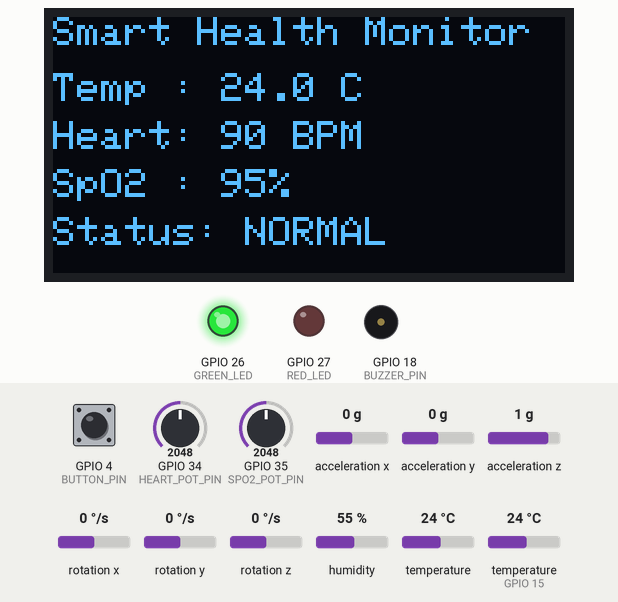
Simulated run of this sketch. Board: ESP32. Parts: 128×64 one-colour display, output pins drawn as LEDs (lit = HIGH), buzzer (waves = sounding). The test bench sets the inputs (shaded band); at power-on: temperature (sensor on GPIO 15) 24 °C, GPIO 35 (SPO2_POT_PIN) = 2048, GPIO 34 (HEART_POT_PIN) = 2048, GPIO 4 (BUTTON_PIN) HIGH, acceleration x 0 g, acceleration y 0 g, acceleration z 1 g, rotation x 0 °/s, rotation y 0 °/s, rotation z 0 °/s, humidity 55 %, temperature 24 °C. What the sketch prints to the serial monitor is not drawn.

Above: at 3.2 s.
3.3 s: temperature (sensor on GPIO 15) set to 37.2 °C
At 4.9 s:
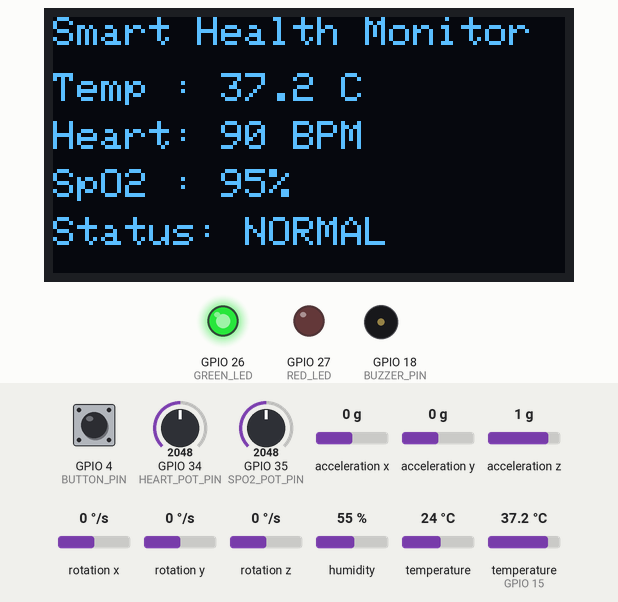
5.6 s: temperature (sensor on GPIO 15) set to 38.5 °C
At 6.7 s:
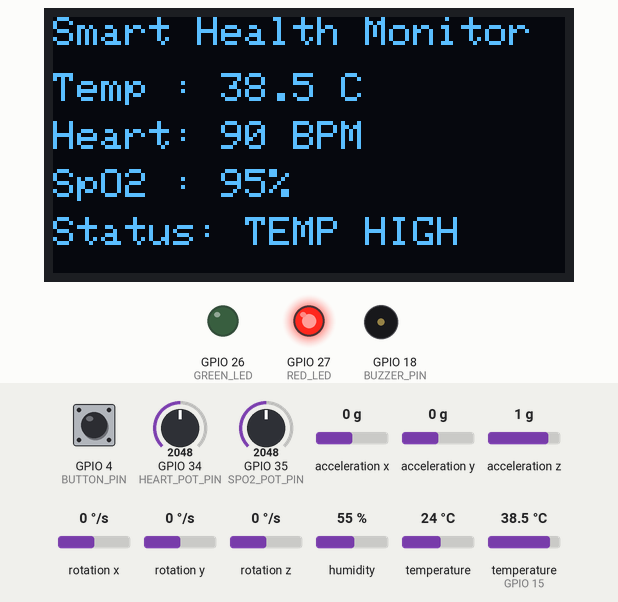
11.5 s: GPIO 35 (SPO2_POT_PIN) set to 2408
13.6 s: GPIO 35 (SPO2_POT_PIN) set to 2505
19.5 s: temperature (sensor on GPIO 15) set to 12 °C
At 20.7 s:
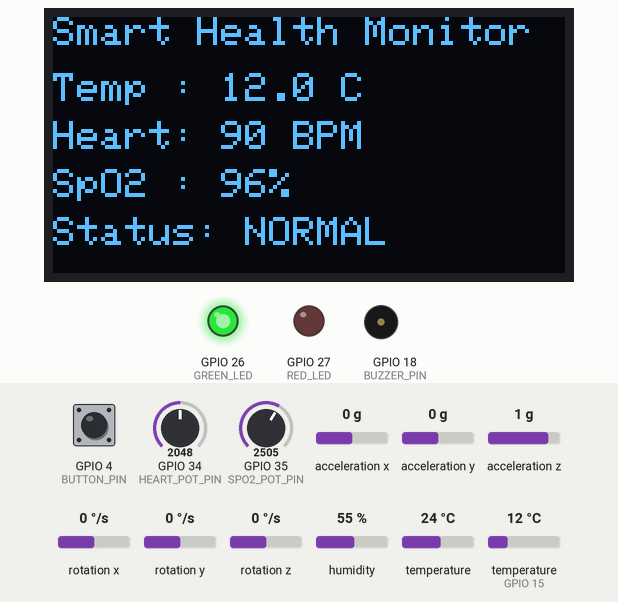
21.6 s: GPIO 34 (HEART_POT_PIN) set to 2679
23.6 s: GPIO 34 (HEART_POT_PIN) set to 2768
At 25.2 s:
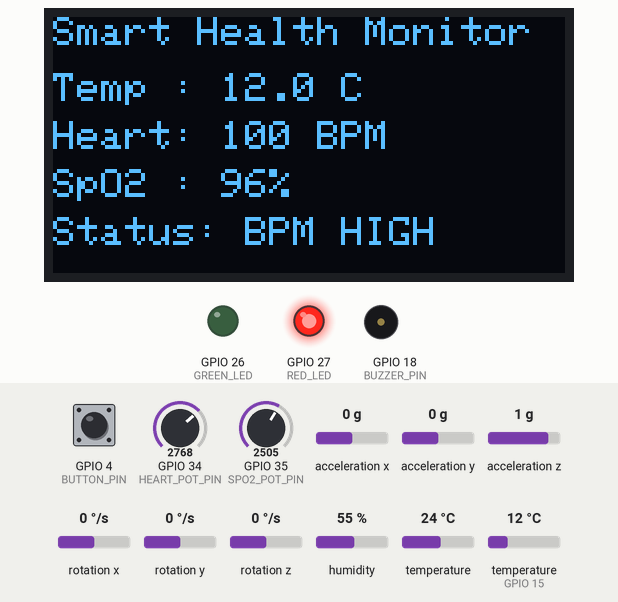
Timing chart, 0 to 30.5 s (numbered marks = the images above; inputs shaded):
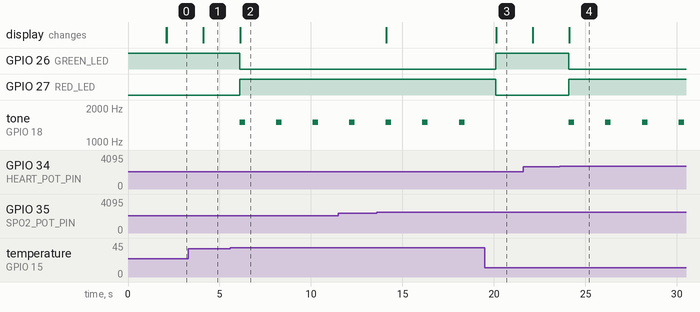

Measured:
- the behaviour switches between 37.9 and 38 °C on temperature (sensor on GPIO 15) (found by bisection; images 1 and 2)
- the behaviour switches between 2729 and 2730 on GPIO 34 (HEART_POT_PIN) (found by bisection; images 3 and 4)
- after the input at 3.3 s, the display: changes after 0.82 s (image 1)
- after the input at 5.6 s, GPIO 26 (GREEN_LED): HIGH → LOW after 0.50 s; GPIO 27 (RED_LED): LOW → HIGH after 0.50 s; tone on GPIO 18 (BUZZER_PIN): alternates 1500 Hz for 0.30 s and silent for 1.7 s, starting after 0.50 s; the display: changes after 0.52 s (image 2)
- after the input at 19.5 s, GPIO 26 (GREEN_LED): LOW → HIGH after 0.60 s; GPIO 27 (RED_LED): HIGH → LOW after 0.60 s; tone on GPIO 18 (BUZZER_PIN): stays silent (without the input it goes to 1500 Hz after 0.60 s); the display: changes after 0.62 s (image 3)
- after the input at 23.6 s, GPIO 26 (GREEN_LED): HIGH → LOW after 0.50 s; GPIO 27 (RED_LED): LOW → HIGH after 0.50 s; tone on GPIO 18 (BUZZER_PIN): alternates 1500 Hz for 0.30 s and silent for 1.7 s, starting after 0.50 s; the display: changes after 0.52 s (image 4)

The sketch:

Health_monitor.ino
```cpp
/*
Project: Smart Health Monitoring System
Question: Smart Health Monitoring System
Author: P Meet Kumar
Roll Number: IoT 009
Board: ESP32 Dev Module
Programming Language: Arduino (C++)
IDE: Arduino IDE 2.x

Description:
Monitors environmental temperature, simulated heart rate,
and fall detection using ESP32. Displays health information
on an OLED display and triggers visual and audible alerts
during emergency conditions.
*/

#include <Wire.h>
#include <Adafruit_GFX.h>
#include <Adafruit_SSD1306.h>
#include <DHTesp.h>
#include <Adafruit_MPU6050.h>
#include <Adafruit_Sensor.h>

// Create the OLED display object
Adafruit_SSD1306 display(128, 64, &Wire, -1);

// Create the DHT sensor object
DHTesp dht;

// Create the MPU6050 sensor object
Adafruit_MPU6050 mpu;

// Define the GPIO pin connected to the DHT sensor
const int DHT_PIN = 15;

// Define LED output pins
const int GREEN_LED = 26;
const int RED_LED = 27;

// Define the buzzer output pin
const int BUZZER_PIN = 18;

// Define the push button input pin
const int BUTTON_PIN = 4;

// Define the analog input pin for heart rate simulation
const int HEART_POT_PIN = 34;
const int SPO2_POT_PIN = 35;
// Store environmental readings
float temperature = 0.0;
float humidity = 0.0;

// Store the simulated heart rate
int heartRate = 0;
// Store the simulated SpO2 level
int SpO2 = 98;

// Indicates whether a fall has been detected
bool fallDetected = false;

// Indicates whether the alarm has been acknowledged
bool alarmMuted = false;

// Store the previous execution time for periodic updates
unsigned long previousMillis = 0;

// Update interval in milliseconds
const unsigned long sensorInterval = 2000;

// Health threshold values
const float MAX_TEMPERATURE = 38.0;
const int MAX_HEART_RATE = 100;

// Minimum acceptable SpO2 level
const int MIN_SPO2 = 95;

// Function declarations
void readSensors();
void detectFall();
void updateOLED();
void checkHealthStatus();
void resetAlarm();
void logSensorData();

void setup()
{
    Serial.begin(115200);

    // Initialize the DHT sensor
    dht.setup(DHT_PIN, DHTesp::DHT22);

    // Configure LED pins
    pinMode(GREEN_LED, OUTPUT);
    pinMode(RED_LED, OUTPUT);

    // Configure buzzer pin
    pinMode(BUZZER_PIN, OUTPUT);

    // Configure push button with internal pull-up resistor
    pinMode(BUTTON_PIN, INPUT_PULLUP);

    // Configure potentiometer input
    pinMode(HEART_POT_PIN, INPUT);
    pinMode(SPO2_POT_PIN, INPUT);

    // Set default output states
    digitalWrite(GREEN_LED, HIGH);
    digitalWrite(RED_LED, LOW);
    digitalWrite(BUZZER_PIN, LOW);

    // Initialize the OLED display
    if (!display.begin(SSD1306_SWITCHCAPVCC, 0x3C))
    {
        Serial.println("OLED initialization failed.");

        while (true);
    }

    display.clearDisplay();
    display.setTextColor(SSD1306_WHITE);
    display.setTextSize(2);
    display.setCursor(8, 18);
    display.println("Health");
    display.println("Monitor");
    display.display();

    delay(2000);

    display.clearDisplay();
    display.display();

    // Initialize the MPU6050 sensor
    if (!mpu.begin())
    {
        Serial.println("MPU6050 not detected.");

        while (true);
    }

    mpu.setAccelerometerRange(MPU6050_RANGE_8_G);
    mpu.setGyroRange(MPU6050_RANGE_500_DEG);
    mpu.setFilterBandwidth(MPU6050_BAND_21_HZ);

    Serial.println("Smart Health Monitoring System Started");
    Serial.println();
    Serial.println("Time(s),Temperature(C),HeartRate(BPM),SpO2(%),Fall,Status");
}
void loop()
{
    // Check if the alarm reset button is pressed
    if (digitalRead(BUTTON_PIN) == LOW)
    {
        resetAlarm();
    }

    // Execute sensor reading every 2 seconds
    unsigned long currentMillis = millis();

    if (currentMillis - previousMillis >= sensorInterval)
    {
        previousMillis = currentMillis;

        readSensors();

        detectFall();

        checkHealthStatus();

        updateOLED();

        logSensorData();
    }
}

// Read temperature, humidity, and simulated heart rate
void readSensors()
{
    TempAndHumidity data = dht.getTempAndHumidity();

    temperature = data.temperature;
    humidity = data.humidity;

   // Read heart rate potentiometer
    int heartPotValue = analogRead(HEART_POT_PIN);

   // Read SpO2 potentiometer
    int spo2PotValue = analogRead(SPO2_POT_PIN);

   // Simulate heart rate (60–120 BPM)
    heartRate = map(heartPotValue, 0, 4095, 60, 120);

   // Simulate SpO2 level (90–100%)
    SpO2 = map(spo2PotValue, 0, 4095, 90, 100);
}

// Detect a possible fall using accelerometer values
void detectFall()
{
    sensors_event_t accel;
    sensors_event_t gyro;
    sensors_event_t temp;

    mpu.getEvent(&accel, &gyro, &temp);

    float totalAcceleration =
        sqrt(
            accel.acceleration.x * accel.acceleration.x +
            accel.acceleration.y * accel.acceleration.y +
            accel.acceleration.z * accel.acceleration.z
        );

    // Detect sudden impact or abnormal movement
    if (totalAcceleration > 18.0)
    {
        fallDetected = true;
    }
}

// Reset alarm using the push button
void resetAlarm()
{
    alarmMuted = true;

    fallDetected = false;

    digitalWrite(RED_LED, LOW);

    digitalWrite(GREEN_LED, HIGH);

    digitalWrite(BUZZER_PIN, LOW);

    Serial.println();
    Serial.println("Emergency alarm acknowledged.");
}
// Evaluate health conditions and control LEDs and buzzer
void updateAlerts()
{
    bool emergency = false;
    bool warning = false;

    // Check for abnormal temperature
    if (temperature >= MAX_TEMPERATURE)
    {
        warning = true;
    }

    // Check for abnormal heart rate
    if (heartRate >= MAX_HEART_RATE)
    {
        warning = true;
    }

    // Check if a fall has been detected
    if (fallDetected)
    {
        emergency = true;
    }

    // Reset alarm acknowledgement once all conditions become normal
    if (!warning && !emergency)
    {
        alarmMuted = false;
    }

    // Emergency condition
    if (emergency)
    {
        digitalWrite(GREEN_LED, LOW);
        digitalWrite(RED_LED, HIGH);

        if (!alarmMuted)
        {
            tone(BUZZER_PIN, 1000);
        }

        return;
    }

    // Warning condition
    if (warning)
    {
        digitalWrite(GREEN_LED, LOW);
        digitalWrite(RED_LED, HIGH);

        if (!alarmMuted)
        {
            tone(BUZZER_PIN, 1500, 250);
        }

        return;
    }

    // Normal condition
    digitalWrite(GREEN_LED, HIGH);
    digitalWrite(RED_LED, LOW);

    noTone(BUZZER_PIN);
}

// Return the current health status
String getHealthStatus()
{
    if (fallDetected)
    {
        return "EMERGENCY";
    }

    if (temperature >= MAX_TEMPERATURE)
    {
        return "HIGH TEMP";
    }

    if (heartRate >= MAX_HEART_RATE)
    {
        return "HIGH BPM";
    }
    if (SpO2 < MIN_SPO2)
    {
    return "LOW SPO2";
    }

    return "NORMAL";
}
// Display health information on the OLED
void updateOLED()
{
    display.clearDisplay();

    display.setTextSize(1);
    display.setTextColor(SSD1306_WHITE);

    // Display project title
    display.setCursor(0, 0);
    display.println("Smart Health Monitor");

    // Display temperature
    display.setCursor(0, 14);
    display.print("Temp : ");
    display.print(temperature, 1);
    display.println(" C");

    // Display heart rate
    display.setCursor(0, 26);
    display.print("Heart: ");
    display.print(heartRate);
    display.println(" BPM");

    // Display SpO2
    display.setCursor(0, 38);
    display.print("SpO2 : ");
    display.print(SpO2);
    display.println("%");

    // Display health status
    display.setCursor(0, 50);
    display.print("Status: ");

    String status = getHealthStatus();

    if (status == "NORMAL")
    {
        display.print("NORMAL");
    }
    else if (status == "HIGH TEMP")
    {
        display.print("TEMP HIGH");
    }
    else if (status == "HIGH BPM")
    {
        display.print("BPM HIGH");
    }
    else if (status == "LOW SPO2")
    {
        display.print("LOW SPO2");
    }
    else
    {
        display.print("FALL!");
    }

    display.display();
}

// Print sensor readings in CSV format
void logSensorData()
{
    Serial.print(millis() / 1000);

    Serial.print(",");

    Serial.print(temperature, 1);

    Serial.print(",");

    Serial.print(heartRate);
    Serial.print(",");
    Serial.print(SpO2);

    Serial.print(",");

    if (fallDetected)
    {
        Serial.print("YES");
    }
    else
    {
        Serial.print("NO");
    }

    Serial.print(",");

    Serial.println(getHealthStatus());
}
// Evaluate the health condition and update system outputs
void checkHealthStatus()
{
    bool highTemperature = temperature >= MAX_TEMPERATURE;
    bool highHeartRate = heartRate >= MAX_HEART_RATE;
    bool lowSpO2 = SpO2 < MIN_SPO2;

    // Restore normal operation when every parameter returns to normal
    if (highTemperature || highHeartRate || lowSpO2)
    {
        alarmMuted = false;
    }

    // Emergency condition has the highest priority
    if (fallDetected)
    {
        digitalWrite(GREEN_LED, LOW);
        digitalWrite(RED_LED, HIGH);

        if (!alarmMuted)
        {
            tone(BUZZER_PIN, 2000);
        }

        return;
    }

    // Warning condition
    if (highTemperature || highHeartRate)
    {
        digitalWrite(GREEN_LED, LOW);
        digitalWrite(RED_LED, HIGH);

        if (!alarmMuted)
        {
            tone(BUZZER_PIN, 1500, 300);
        }

        return;
    }

    // Normal condition
    digitalWrite(GREEN_LED, HIGH);
    digitalWrite(RED_LED, LOW);

    noTone(BUZZER_PIN);
}
```
